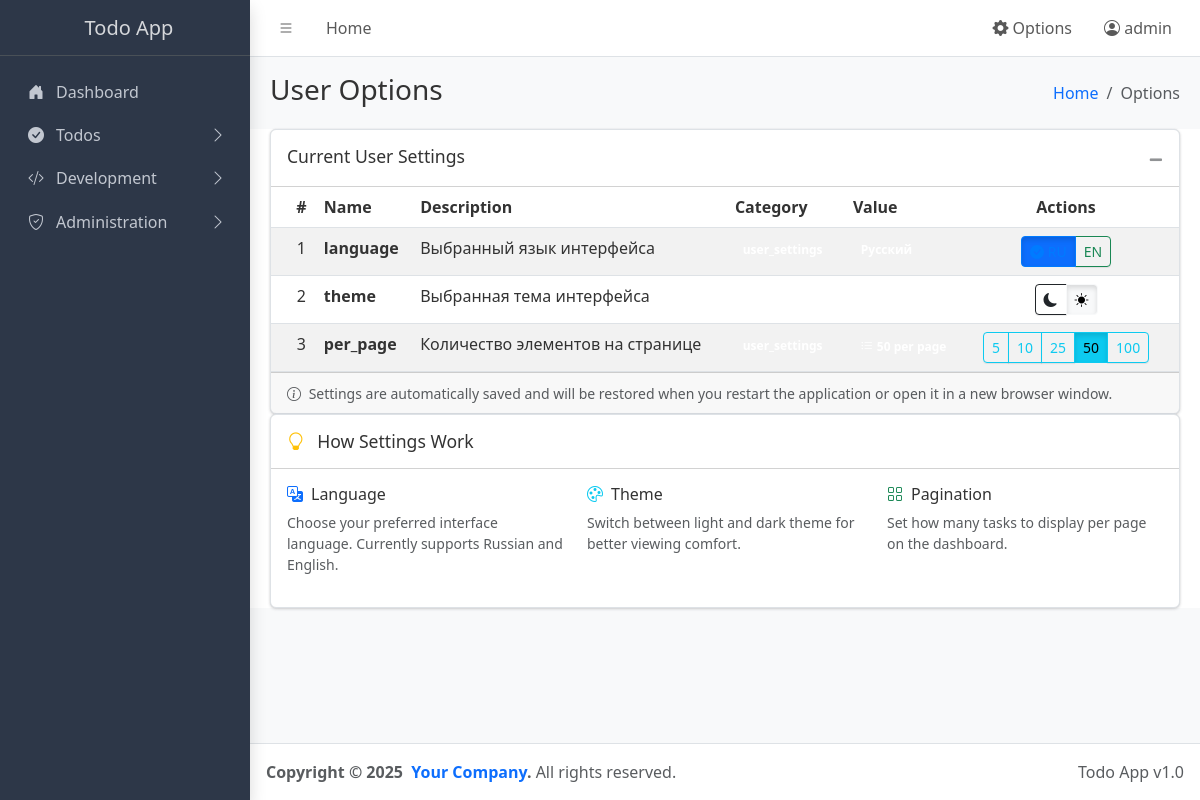
Page /options (signed in) on the committed database.
### app.py (models this page shows, shortened)
class User(UserMixin, db.Model):
    id = db.Column(db.Integer, primary_key=True)
    username = db.Column(db.String(64), unique=True, nullable=False)
    email = db.Column(db.String(120), unique=True, nullable=False)
    password_hash = db.Column(db.String(128), nullable=False)
    role_id = db.Column(db.Integer, db.ForeignKey('role.id'), nullable=False)
    role = db.relationship('Role', backref=db.backref('users', lazy=True))
    created_at = db.Column(db.DateTime, default=datetime.utcnow)

class Options(db.Model):
    id = db.Column(db.Integer, primary_key=True)
    name = db.Column(db.String(100), nullable=False)
    description = db.Column(db.Text)
    user_id = db.Column(db.Integer, nullable=True)  # None for global options
    category = db.Column(db.String(50))
    value = db.Column(db.Text)

### app.py (the view)
@app.route('/options')
@login_required
def view_options():
    if not is_admin():
        flash('Доступ запрещен. Требуются права администратора.')
        return redirect(url_for('index'))
    user_options = Options.query.filter_by(user_id=None, category='user_settings').all()
    return render_template('options.html', options=user_options)

### app.py (called while the page is built)
@app.before_request
def load_user_settings():
    if 'language' not in session:
        session['language'] = get_option('language', category='user_settings')
    if 'theme' not in session:
        session['theme'] = get_option('theme', category='user_settings')
    if 'per_page' not in session:
        session['per_page'] = get_option('per_page', category='user_settings')

def get_locale():
    try:
        lang = session.get('language')
        if not lang:
            lang = get_option('language', category='user_settings')
        if not lang:
            lang = request.accept_languages.best_match(app.config['BABEL_SUPPORTED_LOCALES'])
        return lang
    except:
        return app.config['BABEL_DEFAULT_LOCALE']

@login_manager.user_loader
def load_user(user_id):
    return User.query.get(int(user_id))

def is_admin():
    return current_user.is_authenticated and current_user.role.name == 'admin'

### templates/options.html (shortened to what this page needs)
{% extends "base.html" %}
{% block page_title %}User Options{% endblock %}
{% block breadcrumb %}Options{% endblock %}
{% block content %}
<div class="row">
  <div class="col-12">
    <div class="card">
      <div class="card-header">
        <h3 class="card-title">Current User Settings</h3>
        <div class="card-tools">
          <button type="button" class="btn btn-tool" data-card-widget="collapse">
            <i class="fas fa-minus"></i>
          </button>
        </div>
      </div>
      <div class="card-body p-0">
        <div class="table-responsive">
          <table class="table table-striped table-hover mb-0">
            <thead class="table-dark">
              <tr>
                <th class="text-center">#</th>
                <th>Name</th>
                <th>Description</th>
                <th>Category</th>
                <th>Value</th>
                <th class="text-center">Actions</th>
              </tr>
            </thead>
            <tbody>
              {% if options %}
                {% for option in options %}
                <tr>
                  <td class="text-center">{{ option.id }}</td>
                  <td>
                    <strong>{{ option.name }}</strong>
                  </td>
                  <td>{{ option.description or 'No description' }}</td>
                  <td>
                    <span class="badge badge-secondary">{{ option.category }}</span>
                  </td>
                  <td>
                    {% if option.name == 'language' %}
                      {% if option.value == 'ru' %}
                        <span class="badge badge-primary">Русский</span>
                      {% elif option.value == 'en' %}
                        <span class="badge badge-success">English</span>
                      {% else %}
                        <span class="badge badge-secondary">{{ option.value }}</span>
                      {% endif %}
                    {% elif option.name == 'theme' %}
                      {% if option.value == 'dark' %}
                        <span class="badge badge-dark">
                          <i class="bi bi-moon-fill me-1"></i>Dark
                        </span>
                      {% elif option.value == 'light' %}
                        <span class="badge badge-light text-dark">
                          <i class="bi bi-sun-fill me-1"></i>Light
                        </span>
                      {% else %}
                        <span class="badge badge-secondary">{{ option.value }}</span>
                      {% endif %}
                    {% elif option.name == 'per_page' %}
                      <span class="badge badge-info">
                        <i class="bi bi-list-ul me-1"></i>{{ option.value }} per page
                      </span>
                    {% else %}
                      <code>{{ option.value }}</code>
                    {% endif %}
                  </td>
                  <td class="text-center">
                    {% if option.name == 'language' %}
                      <div class="btn-group btn-group-sm">
                        <a href="{{ url_for('set_language', lang='ru') }}" class="btn btn-outline-primary{% if session.get('language', 'ru') == 'ru' %} active{% endif %}" title="Switch to Russian">
                          <i class="bi bi-check-circle-fill{% if session.get('language', 'ru') != 'ru' %} d-none{% endif %}"></i> RU
                        </a>
                        <a href="{{ url_for('set_language', lang='en') }}" class="btn btn-outline-success{% if session.get('language', 'ru') == 'en' %} active{% endif %}" title="Switch to English">
                          <i class="bi bi-check-circle-fill{% if session.get('language', 'ru') != 'en' %} d-none{% endif %}"></i> EN
                        </a>
                      </div>
                    {% elif option.name == 'theme' %}
                      <div class="btn-group btn-group-sm">
                        <a href="{{ url_for('set_theme', theme='dark') }}" class="btn btn-outline-dark{% if session.get('theme', 'dark') == 'dark' %} active{% endif %}" title="Switch to Dark theme">
                          <i class="bi bi-moon-fill"></i>
                        </a>
                        <a href="{{ url_for('set_theme', theme='light') }}" class="btn btn-outline-light{% if session.get('theme', 'dark') == 'light' %} active{% endif %}" title="Switch to Light theme">
                          <i class="bi bi-sun-fill"></i>
                        </a>
                      </div>
                    {% elif option.name == 'per_page' %}
                      <div class="btn-group btn-group-sm">
                        {% for pages in [5, 10, 25, 50, 100] %}
                          <a href="{{ url_for('set_pagination', per_page=pages) }}" class="btn btn-outline-info{% if session.get('per_page', 10)|string == pages|string %} active{% endif %}" title="{{ pages }} per page">
                            {{ pages }}
                          </a>
                        {% endfor %}
                      </div>
                    {% endif %}
                  </td>
                </tr>
                {% endfor %}
              {% endif %}
            </tbody>
          </table>
        </div>
      </div>
      <div class="card-footer">
        <div class="row">
          <div class="col-12">
            <small class="text-muted">
              <i class="bi bi-info-circle me-1"></i>
              Settings are automatically saved and will be restored when you restart the application or open it in a new browser window.
            </small>
          </div>
        </div>
      </div>
    </div>
    <div class="card">
      <div class="card-header">
        <h5 class="card-title mb-0">
          <i class="bi bi-lightbulb text-warning me-2"></i>
          How Settings Work
        </h5>
      </div>
      <div class="card-body">
        <div class="row">
          <div class="col-md-4">
            <h6><i class="bi bi-translate text-primary me-2"></i>Language</h6>
            <p class="small text-muted">Choose your preferred interface language. Currently supports Russian and English.</p>
          </div>
          <div class="col-md-4">
            <h6><i class="bi bi-palette text-info me-2"></i>Theme</h6>
            <p class="small text-muted">Switch between light and dark theme for better viewing comfort.</p>
          </div>
          <div class="col-md-4">
            <h6><i class="bi bi-grid text-success me-2"></i>Pagination</h6>
            <p class="small text-muted">Set how many tasks to display per page on the dashboard.</p>
          </div>
        </div>
      </div>
    </div>
  </div>
</div>
{% endblock %}

### templates/base.html (shortened to what this page needs)
<!doctype html>
<html lang="{{ session.get('language', 'ru') }}" data-bs-theme="{{ session.get('theme', 'dark') }}">
  <head>
    <link
      rel="stylesheet"
      href="https://cdn.jsdelivr.net/npm/@fontsource/source-sans-3@5.0.12/index.css"
      media="print"
      onload="this.media='all'"
    />
    <link rel="stylesheet" href="https://cdnjs.cloudflare.com/ajax/libs/font-awesome/5.15.4/css/all.min.css">
    <link
      rel="stylesheet"
      href="https://cdn.jsdelivr.net/npm/overlayscrollbars@2.11.0/styles/overlayscrollbars.min.css"
    />
    <link
      rel="stylesheet"
      href="https://cdn.jsdelivr.net/npm/bootstrap-icons@1.13.1/font/bootstrap-icons.min.css"
    />
    <link rel="stylesheet" href="{{ url_for('static', filename='css/adminlte.min.css') }}" />
    <link rel="stylesheet" href="{{ url_for('static', filename='css/themes.css') }}" />
  </head>
  <body class="layout-fixed sidebar-expand-lg bg-body-tertiary">
    <div class="app-wrapper">
      <nav class="app-header navbar navbar-expand bg-body">
        <div class="container-fluid">
          <ul class="navbar-nav">
            <li class="nav-item">
              <a class="nav-link" data-lte-toggle="sidebar" href="#" role="button">
                <i class="bi bi-list"></i>
              </a>
            </li>
            <li class="nav-item d-none d-md-block">
              <a href="{{ url_for('index') }}" class="nav-link">{{ _('Home') }}</a>
            </li>
          </ul>
          <ul class="navbar-nav ms-auto">
            <li class="nav-item dropdown">
              <a class="nav-link" data-bs-toggle="dropdown" href="#" role="button" aria-expanded="false">
                <i class="bi bi-gear-fill"></i> {{ _('Options') }}
              </a>
            </li>
            {% if current_user.is_authenticated %}
            <li class="nav-item dropdown">
              <a class="nav-link" data-bs-toggle="dropdown" href="#" role="button" aria-expanded="false">
                <i class="bi bi-person-circle"></i> {{ current_user.username }}
              </a>
            </li>
            {% endif %}
          </ul>
        </div>
      </nav>
      <aside class="app-sidebar bg-body-secondary shadow" data-bs-theme="dark">
        <div class="sidebar-brand">
          <a href="{{ url_for('index') }}" class="brand-link">
            <span class="brand-text fw-light">{{ _('Todo App') }}</span>
          </a>
        </div>
        <div class="sidebar-wrapper">
          <nav class="mt-2">
            <ul
              class="nav sidebar-menu flex-column"
              data-lte-toggle="treeview"
              role="navigation"
              aria-label="Main navigation"
              data-accordion="false"
              id="navigation"
            >
              <li class="nav-item">
                <a href="{{ url_for('index') }}" class="nav-link">
                  <i class="nav-icon bi bi-house-door-fill"></i>
                  <p>{{ _('Dashboard') }}</p>
                </a>
              </li>
              <li class="nav-item">
                <a href="#" class="nav-link">
                  <i class="nav-icon bi bi-check-circle-fill"></i>
                  <p>
                    {{ _('Todos') }}
                  </p>
                </a>
              </li>
              <li class="nav-item">
                <a href="#" class="nav-link">
                  <i class="nav-icon bi bi-code-slash"></i>
                  <p>
                    {{ _('Development') }}
                  </p>
                </a>
              </li>
              {% if current_user.is_authenticated and current_user.role.name == 'admin' %}
              <li class="nav-item">
                <a href="#" class="nav-link">
                  <i class="nav-icon bi bi-shield-check"></i>
                  <p>
                    {{ _('Administration') }}
                  </p>
                </a>
              </li>
              {% endif %}
            </ul>
          </nav>
        </div>
      </aside>
      <main class="app-main">
        <div class="app-content-header">
          <div class="container-fluid">
            <div class="row">
              <div class="col-sm-6">
                <h3 class="mb-0">{% block page_title %}Dashboard{% endblock %}</h3>
              </div>
              <div class="col-sm-6">
                <ol class="breadcrumb float-sm-end">
                  <li class="breadcrumb-item"><a href="{{ url_for('index') }}">{{ _('Home') }}</a></li>
                  <li class="breadcrumb-item active" aria-current="page">{% block breadcrumb %}{{ _('Dashboard') }}{% endblock %}</li>
                </ol>
              </div>
            </div>
          </div>
        </div>
        <div class="app-content">
          <div class="container-fluid">
            {% block content %}{% endblock %}
          </div>
        </div>
      </main>
      <footer class="app-footer">
        <div class="float-end d-none d-sm-inline">Todo App v1.0</div>
        <strong>
          Copyright &copy; 2025&nbsp;
          <a href="#" class="text-decoration-none">Your Company</a>.
        </strong>
        All rights reserved.
      </footer>
    </div>
  </body>
</html>

### static/css/themes.css (style rules this page uses)
:root { --bg-color: #ffffff; --text-color: #333333; --sidebar-bg: #343a40; --card-bg: #ffffff; --border-color: #dee2e6; --table-hover: #f8f9fa; --navbar-bg: #ffffff; --input-bg: #ffffff; --dropdown-bg: #ffffff; --dropdown-hover: #f8f9fa; }
[data-bs-theme="dark"] { --bg-color: #1a1a1a; --text-color: #ffffff; --sidebar-bg: #2d3748; --card-bg: #2d3748; --border-color: #4a5568; --table-hover: #4a5568; --navbar-bg: #2d3748; --input-bg: #374151; --dropdown-bg: #374151; --dropdown-hover: #4a5568; }
body { background-color: var(--bg-color) !important; color: var(--text-color) !important; }
.app-sidebar { background-color: var(--sidebar-bg) !important; }
.card { background-color: var(--card-bg) !important; border-color: var(--border-color) !important; color: var(--text-color) !important; }
.table { background-color: var(--card-bg) !important; color: var(--text-color) !important; }
.table thead th { background-color: var(--card-bg) !important; color: var(--text-color) !important; border-color: var(--border-color) !important; }
.table tbody td { background-color: var(--card-bg) !important; color: var(--text-color) !important; border-color: var(--border-color) !important; }
.app-header.navbar { background-color: var(--navbar-bg) !important; }
.btn-outline-primary { border-color: #007bff !important; color: #007bff !important; }
.badge { color: white !important; }
.app-content { background-color: var(--bg-color) !important; }

### rows in the picture
User: username "admin"
Options: id "1", name "language", description "Выбранный язык интерфейса"
Options: id "2", name "theme", description "Выбранная тема интерфейса", value "light" (drawn)
Options: id "3", name "per_page", description "Количество элементов на странице", 100 "5" "10" "25" "50" "100"
